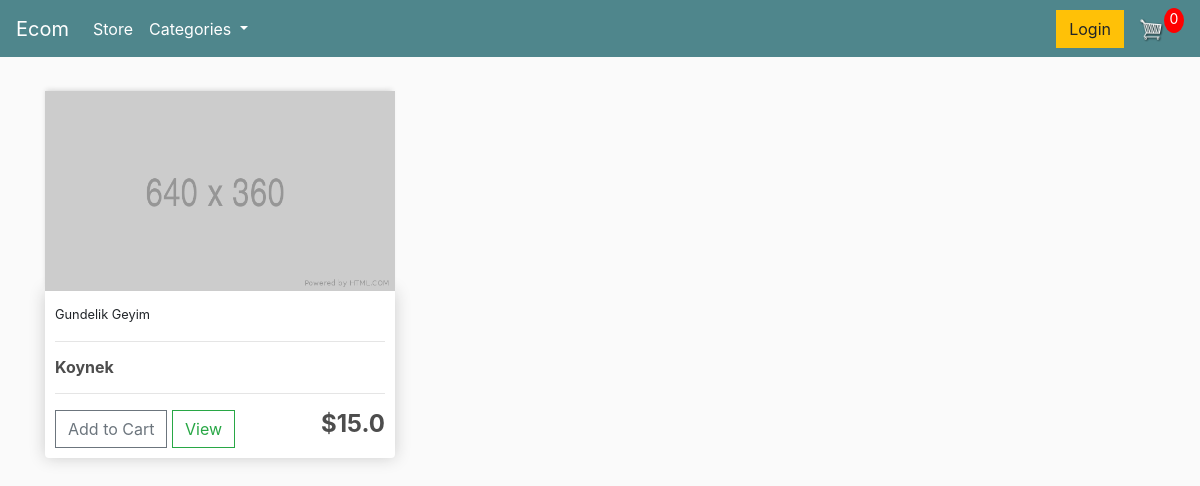
The page / on the database its author committed.
### store/models.py (models this page shows, shortened)
class Product(models.Model):
    title = models.CharField(max_length=75,verbose_name="Mehsulun adi:")
    description = models.TextField(verbose_name="Aciqlama")
    price = models.FloatField(verbose_name="Qiymet:")
    category = models.ForeignKey(Category,on_delete=models.PROTECT, default=None)

class Category(models.Model):
    name = models.CharField(max_length=40,verbose_name="Adi:")
    def __str__(self):
        return self.name

### store/views.py (the view)
# urls.py: path('',include("store.urls")),
def store(request):
    products = models.Product.objects.all()
    context = {
        "products":products
    }
    return render(request,"store.html",context)

### ecom/context_processors.py (called while the page is built)
def context_for_all_templates(request):
    return {
        'categories': models.Category.objects.all()
    }

### templates/store.html (shortened to what this page needs)
{% extends 'layout.html' %}
{% load static %}
{% block body %}
		<div class="row">
			{% for product in products %}
			<div class="col-lg-4">
				<img class="thumbnail" src="{% static 'images/placeholder.png' %}">
				<div class="box-element product">
					<small>{{product.category}}</small>
					<hr>
					<h6><strong>{{product.title}}</strong></h6>
					<hr>
					<button  class="btn btn-outline-secondary add-btn">Add to Cart</button>
					<a class="btn btn-outline-success" href="{% url 'store:detail' product.id %}">View</a>
					<h4 style="display: inline-block; float: right"><strong>${{product.price}}</strong></h4>
				</div>
			</div>
			{% endfor %}
		</div>
{% endblock body %}

### static/css/main.css (style rules this page uses)
body { background-color: hsl(0, 0%, 98%); }
h1,h2,h3,h4,h5,h6 { color:hsl(0, 0%, 30%); }
.box-element { box-shadow:hsl(0, 0%, 80%) 0 0 16px; background-color: #fff; border-radius: 4px; padding: 10px; }
.thumbnail { width: 100%; height: 200px; -webkit-box-shadow: -1px -3px 5px -2px rgba(214,214,214,1); -moz-box-shadow: -1px -3px 5px -2px rgba(214,214,214,1); box-shadow: -1px -3px 5px -2px rgba(214,214,214,1); }
.product { border-radius: 0 0 4px 4px; }
.col-lg-4, .col-lg-6, .col-lg-8, .col-lg-12 { margin-top: 10px; }
.btn { border-radius: 0; }

### rows shown on the page
Product: category "Gundelik Geyim", title "Koynek", price "15.0"
